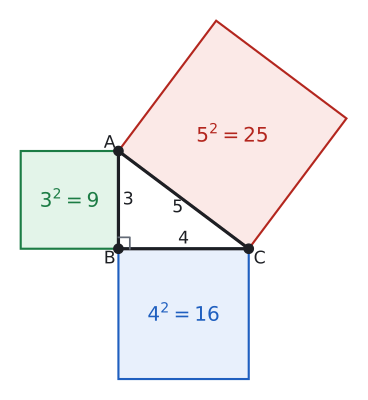

This figure's Python source:
import sys; sys.path.insert(0, "tools")
from cizim import *

def uz(P, Q): return round(float(np.linalg.norm(np.asarray(P, float) - np.asarray(Q, float))), 3)
def kenar(ax, P, Q, metin, G, d=0.45, renk=YAZI, fs=13):
    """[PQ] kenarının ortasına, G noktasından uzak tarafa etiket."""
    P, Q = np.asarray(P, float), np.asarray(Q, float); M = (P + Q) / 2
    u = (Q - P) / np.linalg.norm(Q - P); v = np.array([-u[1], u[0]])
    if np.dot(v, M - np.asarray(G, float)) < 0: v = -v
    ax.text(*(M + d * v), metin, ha="center", va="center", color=renk, fontsize=fs)
def dik(ax, K, P, Q, s=0.3, renk=SOLUK):
    """K köşesinde KP ile KQ arasındaki dik açı işareti."""
    K, P, Q = (np.asarray(t, float) for t in (K, P, Q))
    u = (P - K) / np.linalg.norm(P - K) * s; v = (Q - K) / np.linalg.norm(Q - K) * s
    ax.plot(*zip(K + u, K + u + v, K + v), color=renk, lw=1.3)
def aci_olc(K, P, Q):
    u, v = np.asarray(P, float) - K, np.asarray(Q, float) - K
    return round(float(np.degrees(np.arccos(np.dot(u, v) / np.linalg.norm(u) / np.linalg.norm(v)))), 3)

# Dik kenarlar 3 ve 4, hipotenüs 5. Her kenarın üstüne kare çizilir: 9 + 16 = 25.
B = np.array([0.0, 0.0]); C = np.array([4.0, 0.0]); A = np.array([0.0, 3.0])
print("AC", uz(A, C), "B açısı", aci_olc(B, A, C))
fig, ax = sekil(5.2, 5.2); ax.set_aspect("equal"); ax.axis("off")
def kare(P, Q, renk, acik):
    P, Q = np.asarray(P, float), np.asarray(Q, float); u = Q - P; v = np.array([u[1], -u[0]])  # PQ'nun sağına
    pts = [P, Q, Q + v, P + v]
    ax.add_patch(patches.Polygon(pts, closed=True, facecolor=acik, edgecolor=renk, lw=1.6))
    return (P + Q + v) / 2 + 0 * v
mB = kare(B, C, MAVI, MAVI_ACIK)      # BC altında
mA = kare(A, B, YESIL, YESIL_ACIK)    # AB solunda
mH = kare(C, A, KIRMIZI, KIRMIZI_ACIK)  # hipotenüs dışında
ax.plot(*zip(A, B, C, A), color=YAZI, lw=2.4)
dik(ax, B, A, C, s=0.35)
ax.text(*(mB), "$4^2 = 16$", ha="center", va="center", color=MAVI, fontsize=15)
ax.text(*(mA), "$3^2 = 9$", ha="center", va="center", color=YESIL, fontsize=15)
ax.text(*(mH), "$5^2 = 25$", ha="center", va="center", color=KIRMIZI, fontsize=15)
G0 = (A + B + C) / 3
kenar(ax, B, C, "4", G0, d=-0.3); kenar(ax, A, B, "3", G0, d=-0.3); kenar(ax, A, C, "5", G0, d=-0.3)
nokta(ax, *A, "A", dx=-0.45, dy=0.1); nokta(ax, *B, "B", dx=-0.45, dy=-0.45); nokta(ax, *C, "C", dx=0.15, dy=-0.45)
ax.set_xlim(-3.4, 7.4); ax.set_ylim(-4.4, 7.4)
kaydet(fig, __file__)
